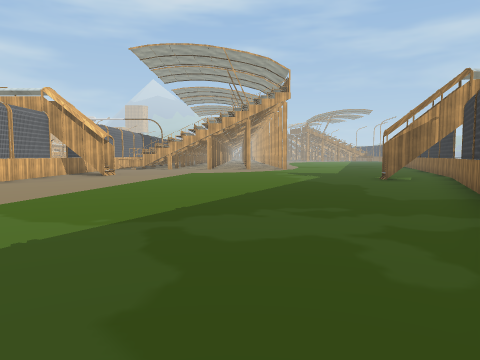
view 1 (above)

24 first-person views from a walk through a 3-D level made in the Unity game engine. The camera is 1.3 m above the floor, tilts 4° down and sees 70° across. Doors are open. The floor is counted in squares, 2 m on a side. Each view is taken from the middle of a square. On the plan, view 1 faces up. The plan holds only what a view shows up to about 10 squares ahead; the rest is blank. The place goes on beyond the plan. The player is left out. Some surface patterns are stand-ins.

view 2
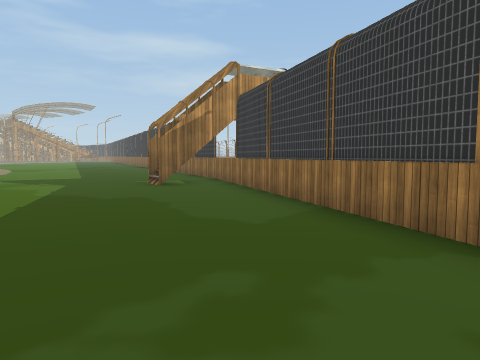

view 3
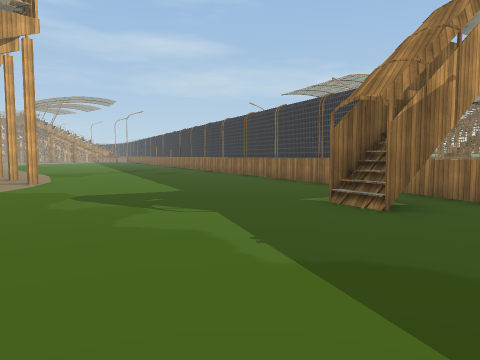

view 4
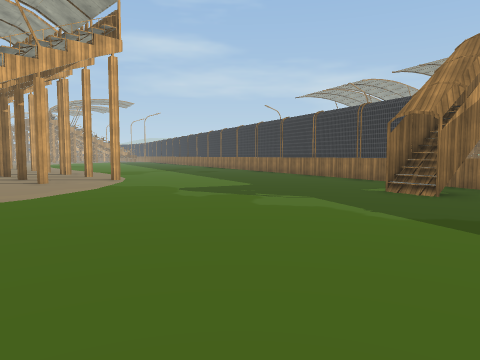

view 5
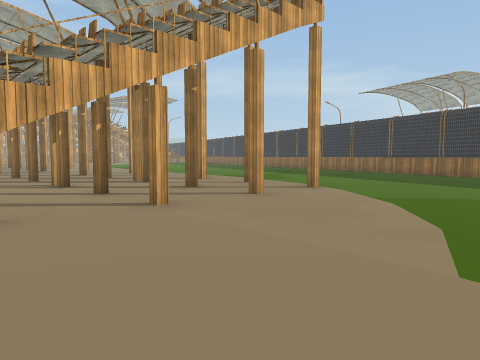

view 6
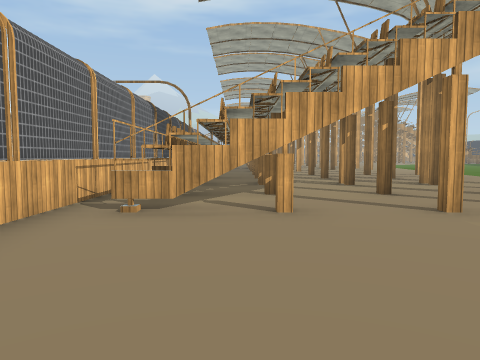

view 7
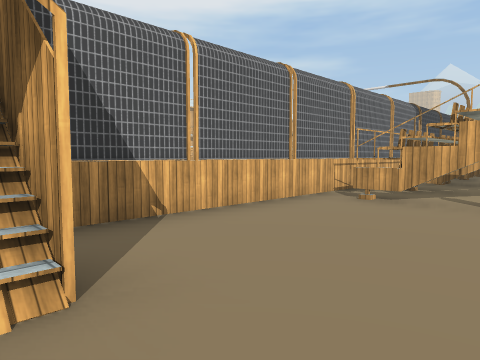

view 8
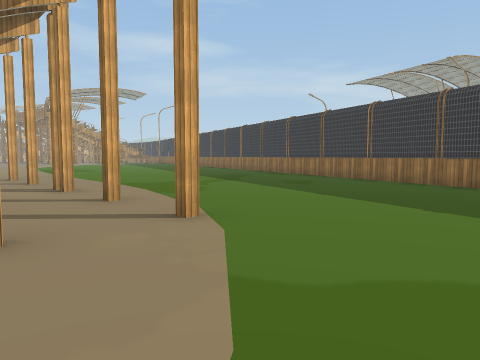

view 9
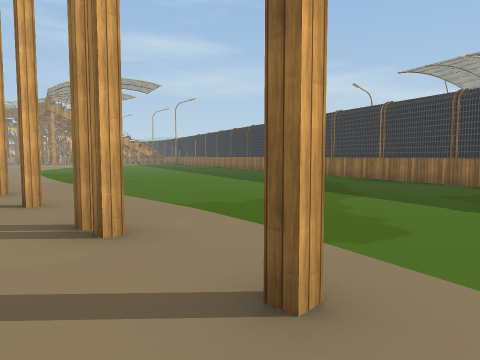

view 10
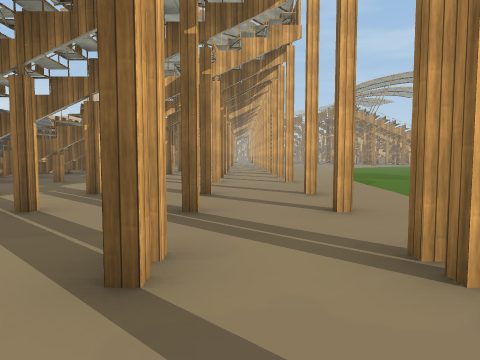

view 11
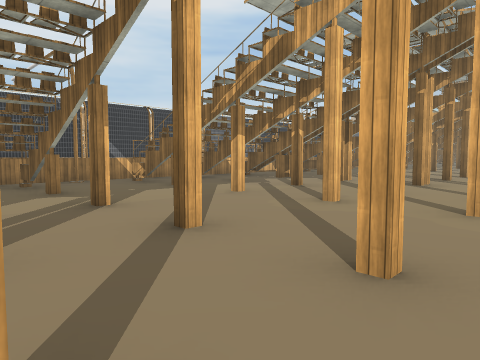

view 12
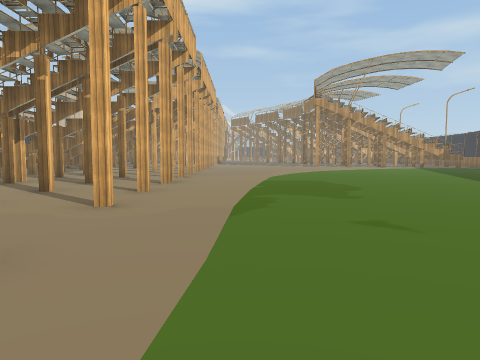

view 13
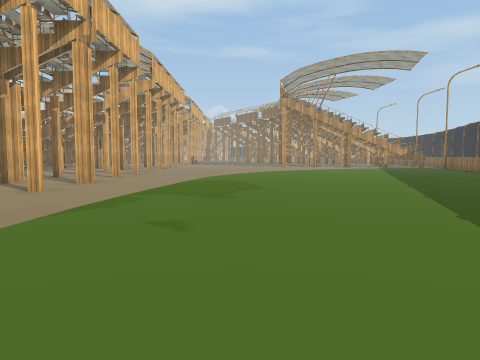

view 14
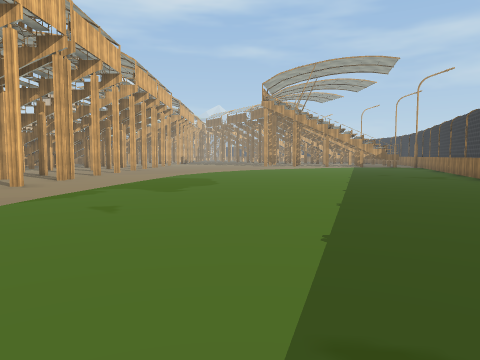

view 15
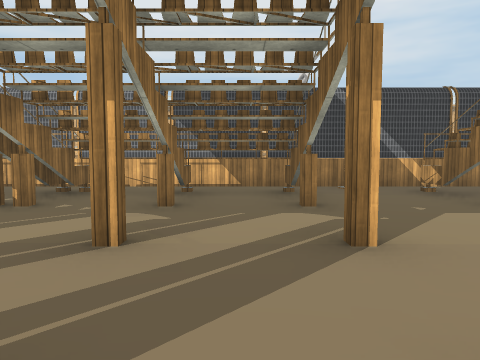

view 16
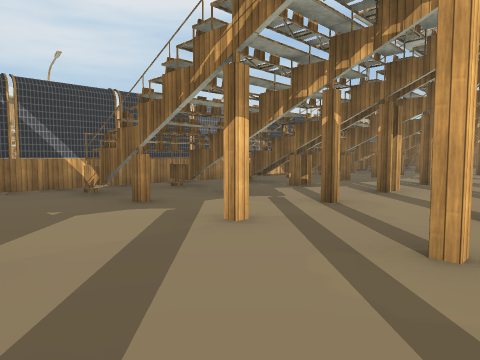

view 17
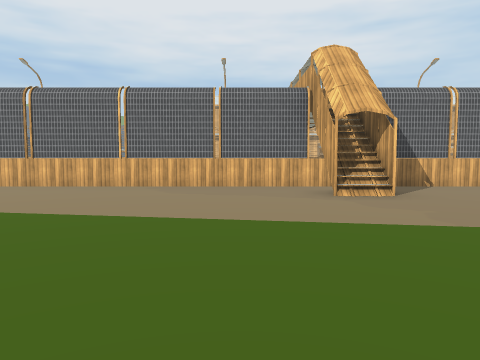

view 18
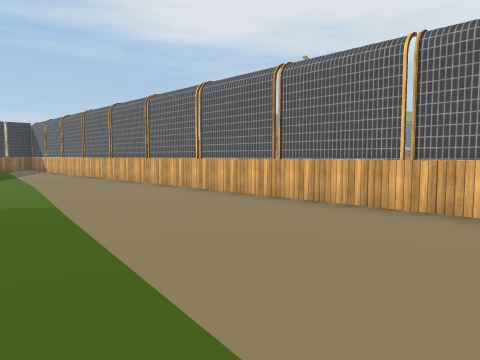

view 19
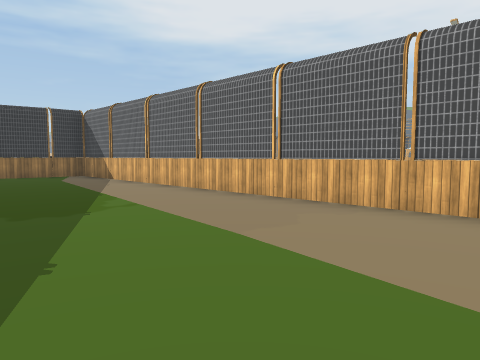

view 20
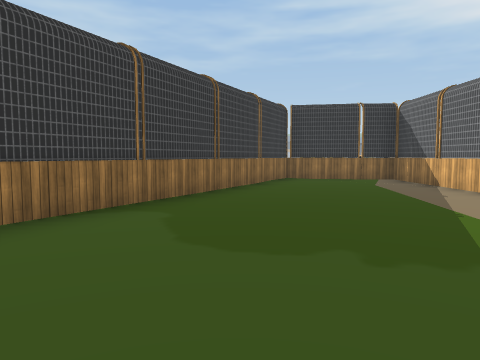

view 21
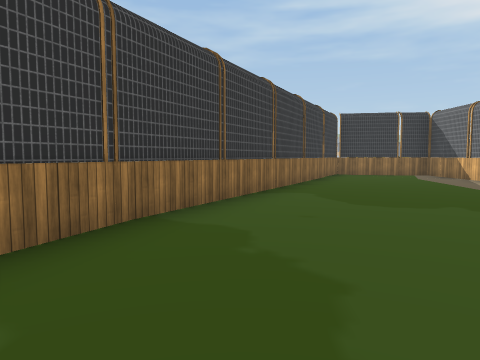

view 22
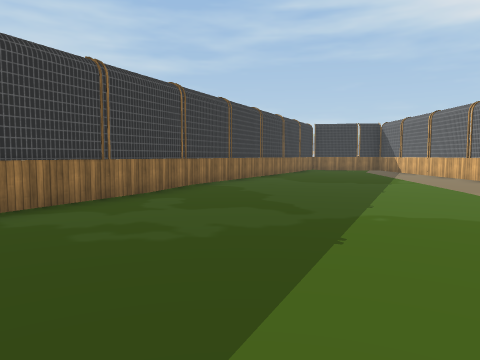

view 23
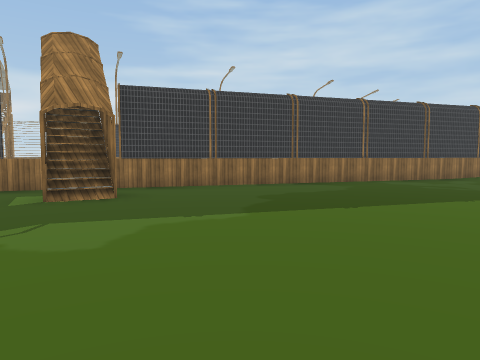

view 24
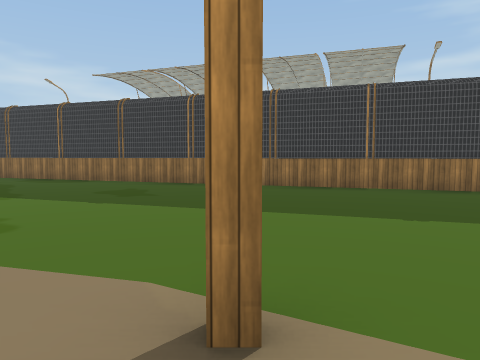

### Floor plan
Key: @ floor where view 1 was taken; # wall or solid block; x gap in a wall; . floor; T thing the floor can be seen under or through.
Columns run from 7 left of view 1 to 14 right of it. Each row starts with its distance up from view 1.
 33   ##.x.x.x..........
 32 # #..x.x.x...........#
 31 #.T#.................
 30 #.T..................
 29 #.TT.#.#.#..........
 28 #.T................
 27 #.TT.#.#.#.........
 26 ##................
 25 #.##.#.#.#.......
 24 #.#.............. #
 23 #.##.#.#.#........#
 22 #.#...............#
 21 #.##.#.#.#.......##
 20 #.#..............#
 19 #.##.#.#.#.......#
 18 #.#.............##
 17 #.##.#.#.#......#
 16 #...............#
 15 #..............##
 14 #..............#
 13 #..............#
 12 #x#...........##
 11 #.............#
 10 #...........###
  9 #...........##
  8 #............#
  7 #...........##
  6 #..........##
  5 #..........#
  4 #.........##
  3 #.........#
  2 #........##
  1 #........#
  0 #......@##
 -1 #.......#
 -2 #......##
 -3 #......#
 -4 #.....##
 -5 #.....#
 -6 #....##
 -7 #....#
 -8 #...##
 -9 #####

Where each view was taken, in squares from view 1:
view 1: 0 up, 0 right, facing up
view 2: 3 up, 0 right, facing up-right
view 3: 8 up, 0 right, facing up-right
view 4: 8 up, 2 left, facing up-right
view 5: 13 up, 4 left, facing up-right
view 6: 13 up, 4 left, facing up
view 7: 12 up, 3 left, facing up-left
view 8: 14 up, 0 right, facing up-right
view 9: 18 up, 1 right, facing up-right
view 10: 19 up, 1 right, facing up
view 11: 23 up, 3 right, facing up-left
view 12: 23 up, 4 right, facing up
view 13: 23 up, 6 right, facing up
view 14: 22 up, 7 right, facing up
view 15: 24 up, 1 right, facing left
view 16: 25 up, 1 right, facing up-left
view 17: 10 up, 1 right, facing left
view 18: 9 up, 2 left, facing down-left
view 19: 3 up, 2 left, facing down-left
view 20: 1 up, 2 left, facing down
view 21: 3 up, 0 right, facing down
view 22: 7 up, 0 right, facing down
view 23: 12 up, 1 left, facing down-right
view 24: 17 up, 1 right, facing right
